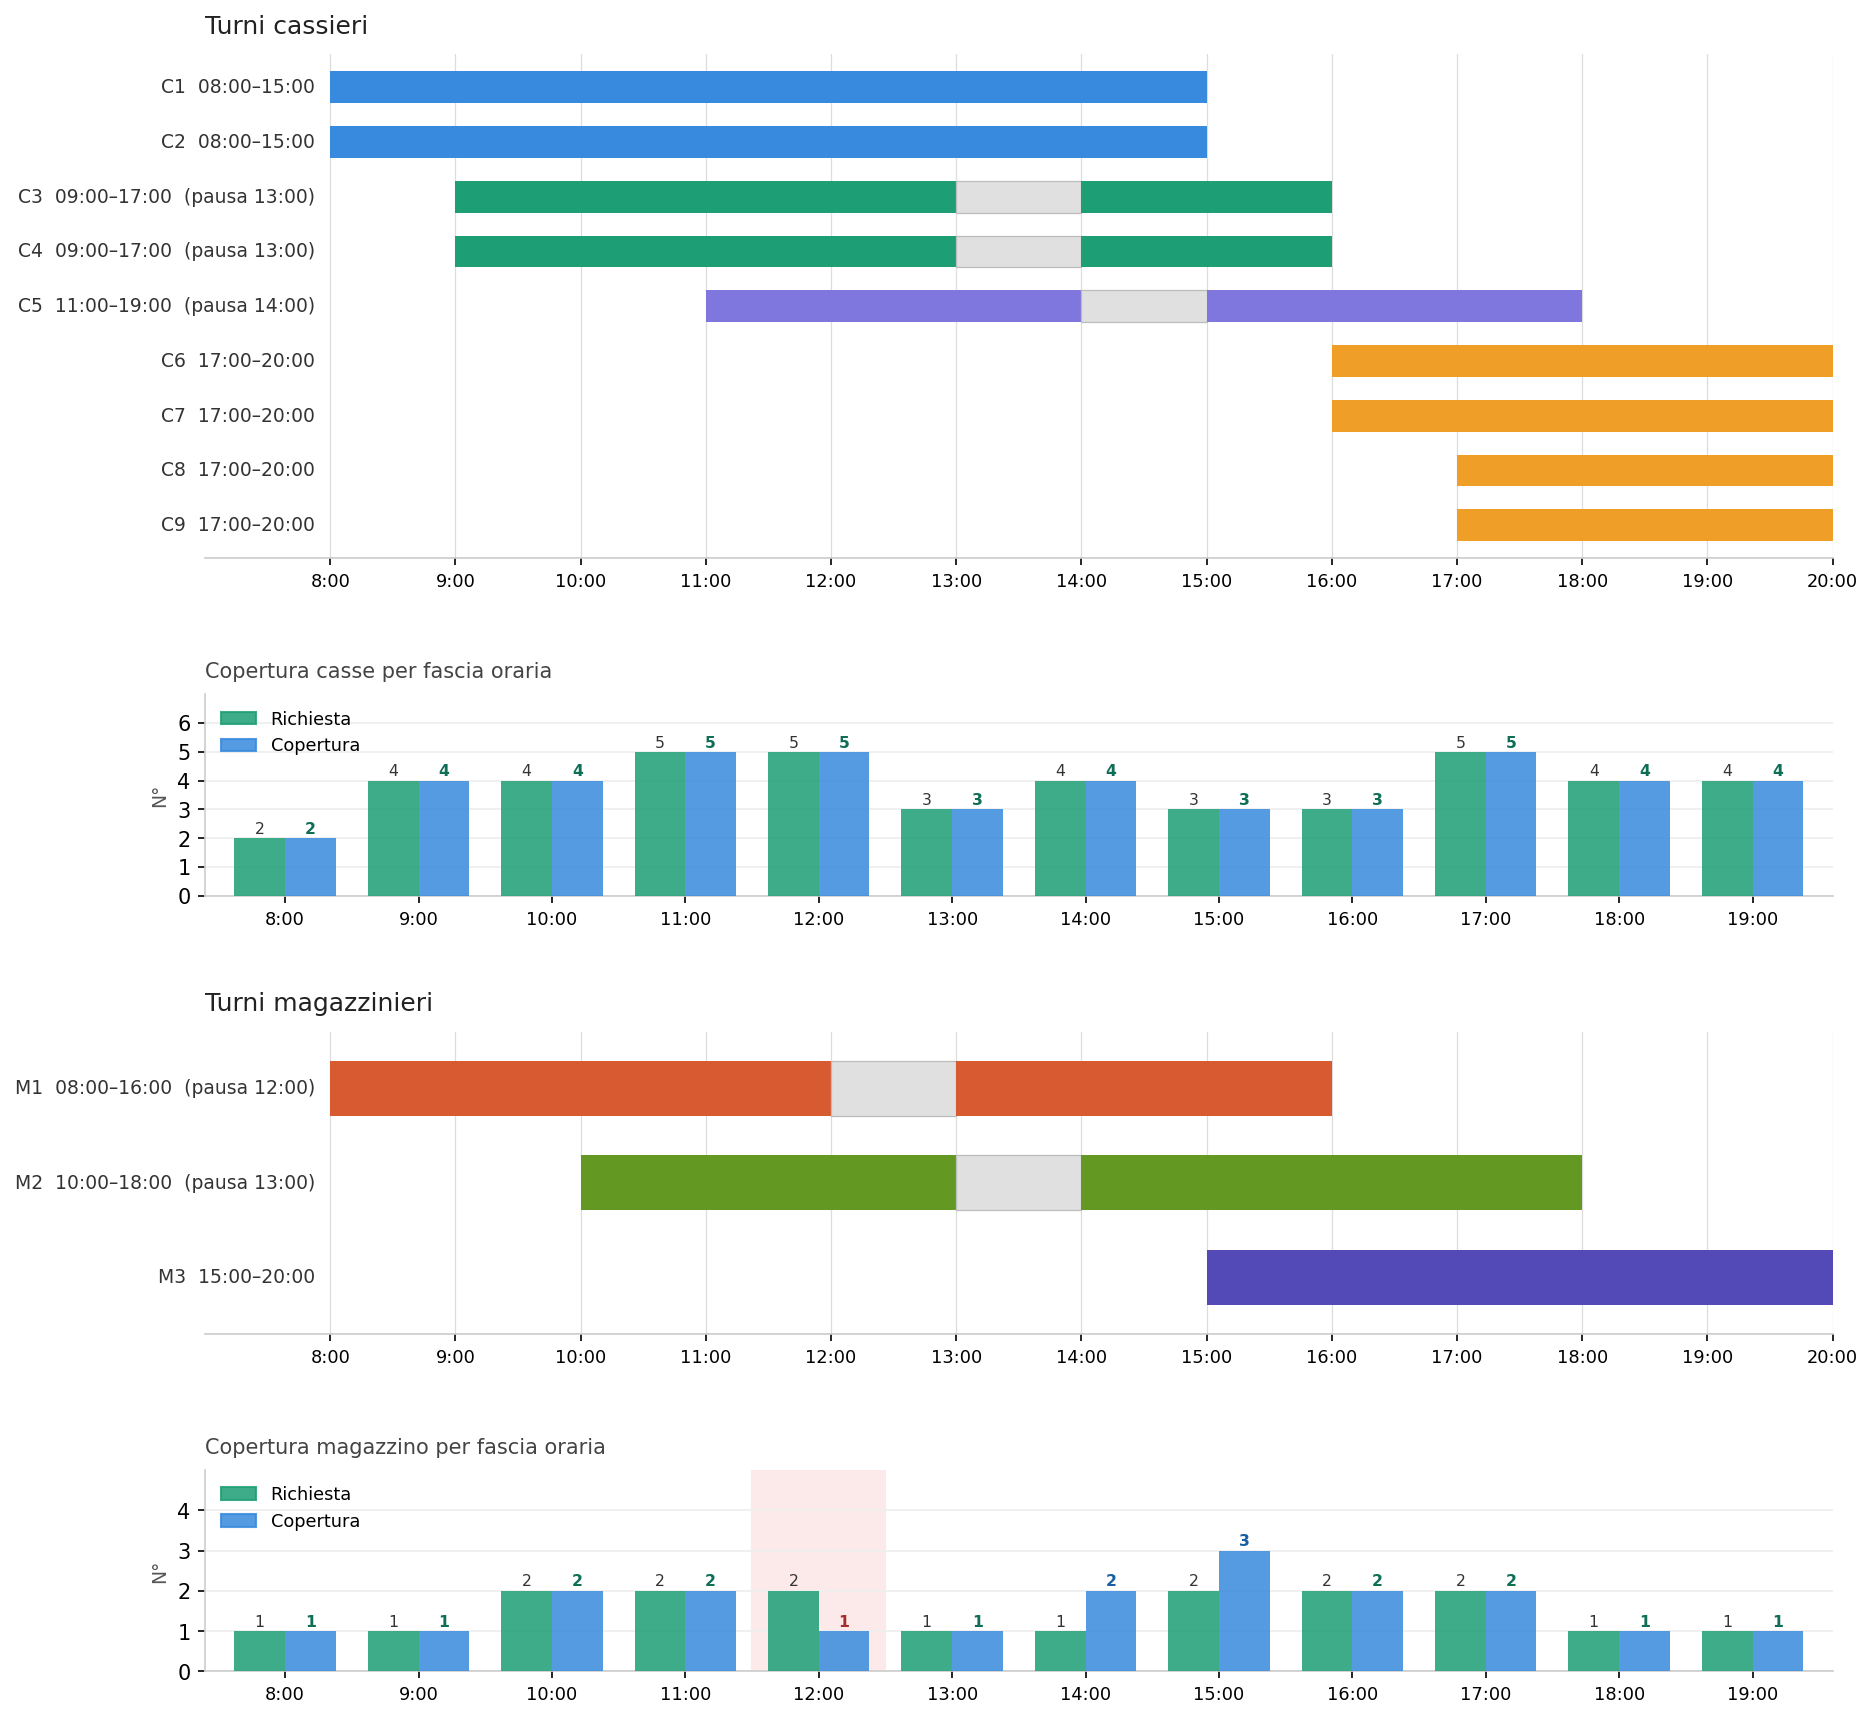

Source code (Python):
"""
turni_cassieri.py
Costruisce e grafica la TURNAZIONE REALISTICA dei dipendenti a partire dallo
staffing ottimo per fascia prodotto da ConfigurationSearch (attivita' 05,
stats/05_infinito_configsearch/dat/best_staffing.tsv), confrontata con il
profilo di arrivo lambda(t) del sistema.

Lo staffing ottimo per fascia NON e' direttamente una turnazione: una sequenza
tipo (2,1) -> (5,2) -> (2,1) implicherebbe dipendenti che lavorano una sola ora.
Qui viene "smussato" in turni verosimili con queste regole:
  1. decomposizione LIFO del profilo in turni CONTIGUI (chi apre per coprire un
     picco chiude alla fine del picco -> i turni corti restano corti, i turni
     di base restano lunghi);
  2. durata MINIMA del turno (default 3h): i turni-spike vengono ESTESI verso
     le ore adiacenti a domanda piu' alta (sovra-copertura, mai sotto);
  3. durata MASSIMA del turno (default 8h): i turni piu' lunghi vengono spezzati
     in due persone (es. 8-16 e 16-20);
  4. la copertura risultante e' SEMPRE >= dello staffing ottimo per ogni fascia;
     il costo extra della sovra-copertura ("costo del realismo") e' stampato.

I turni generati vengono anche scritti in turni_generati_search.dat (stesso
formato META del vecchio file scritto a mano) cosi' si possono ritoccare a mano
e rigraficare con --dat.

Output di default: turni_da_configsearch.png (nome NUOVO: i vecchi
turni_cassieri.png / turni_cassieri_lambda.png restano per confronto).

Uso:
    python turni_cassieri.py                                  # genera dalla search 05
    python turni_cassieri.py --staffing path/best_staffing.tsv
    python turni_cassieri.py --min-shift 3 --max-shift 8
    python turni_cassieri.py --dat "turni_cassieri(2).dat"    # modalita' legacy: piano a mano
    python turni_cassieri.py --show
"""

import os, argparse
import matplotlib.pyplot as plt
import matplotlib.patches as mpatches
import numpy as np

HERE = os.path.dirname(os.path.abspath(__file__))

# ── PROFILO DI ARRIVO lambda(t) ───────────────────────────────────────
# = Simulation.arrivalRates (arrivi/s per slot da 30 min, 08:00-20:00, profilo
# RAW con picchi capati a 0.0255 — CLAUDE.md §6/§20.1). Tenere in sync col Java.
LAMBDA_SLOTS = [
    0.007050, 0.008615, 0.015500, 0.018335, 0.019800, 0.016200,
    0.022200, 0.025500, 0.024935, 0.020400, 0.012900, 0.015765,
    0.016135, 0.013200, 0.012000, 0.014665, 0.017700, 0.021635,
    0.024000, 0.025500, 0.025500, 0.024900, 0.025500, 0.020000,
]
LAMBDA_CLH = [r * 3600.0 for r in LAMBDA_SLOTS]   # clienti/h per slot da 30'

DEFAULT_STAFFING_TSV = os.path.join(
    HERE, "stats", "05_infinito_configsearch", "dat", "best_staffing.tsv")

COST_CASSA_H, COST_MAG_H = 26.0, 18.0   # €/h (CLAUDE.md §8)

# colore del turno in base all'ora d'inizio (stessa palette del piano a mano)
def shift_color(start):
    if start <= 8:   return "#378ADD"   # apertura
    if start <= 10:  return "#1D9E75"   # mattina
    if start <= 13:  return "#7F77DD"   # pranzo/spike
    if start <= 15:  return "#639922"   # pomeriggio
    return "#EF9F27"                     # sera


# ══════════════════ COSTRUZIONE TURNI DALLO STAFFING OTTIMO ══════════════════

def load_best_staffing(path, hours):
    """best_staffing.tsv (search 05) → richiesta per ora: (casse, magazzinieri)."""
    by_hour = {}
    with open(path, encoding="utf-8", errors="ignore") as f:
        for line in f:
            line = line.strip()
            if not line or line.startswith("#"):
                continue
            p = line.split("\t")
            if len(p) >= 3:
                by_hour[int(p[0].split("-")[0])] = (int(p[1]), int(p[2]))
    casse = [by_hour[h][0] for h in hours]
    magaz = [by_hour[h][1] for h in hours]
    return casse, magaz


def decompose_lifo(demand, hours):
    """Decomposizione LIFO del profilo in turni contigui [start, end).
    Quando la domanda cala chiude l'ULTIMO turno aperto (chi entra per il picco
    esce a fine picco): i turni di base restano lunghi, gli spike corti."""
    day_end = hours[-1] + 1
    active, shifts = [], []
    for hi, h in enumerate(hours):
        d = demand[hi]
        while len(active) > d:
            s = active.pop()
            s["end"] = h
            shifts.append(s)
        while len(active) < d:
            active.append({"start": h})
    for s in active:
        s["end"] = day_end
        shifts.append(s)
    return shifts


def enforce_min_max(shifts, demand, hours, min_len, max_len):
    """Realismo: turni < min_len estesi (verso l'ora adiacente a domanda piu' alta,
    solo sovra-copertura); turni > max_len spezzati in due persone."""
    day_start, day_end = hours[0], hours[-1] + 1
    dem = {h: d for h, d in zip(hours, demand)}

    # 1) split dei turni troppo lunghi
    out = []
    for s in shifts:
        seg = dict(s)
        while seg["end"] - seg["start"] > max_len:
            out.append({"start": seg["start"], "end": seg["start"] + max_len})
            seg = {"start": seg["start"] + max_len, "end": seg["end"]}
        out.append(seg)

    # 2) estensione dei turni troppo corti
    for s in out:
        while s["end"] - s["start"] < min_len:
            can_left  = s["start"] > day_start
            can_right = s["end"] < day_end
            if not can_left and not can_right:
                break
            dl = dem.get(s["start"] - 1, -1) if can_left else -1
            dr = dem.get(s["end"], -1) if can_right else -1
            if dr >= dl:            # estendi dove la domanda e' piu' alta
                s["end"] += 1
            else:
                s["start"] -= 1
    return out


def merge_chains(shifts, max_len):
    """Accorpa turni consecutivi (end == start) nella stessa persona se la durata
    totale resta <= max_len: meno dipendenti a parita' di copertura."""
    pool = sorted(shifts, key=lambda s: (s["start"], s["end"]))
    merged = []
    while pool:
        cur = pool.pop(0)
        again = True
        while again:
            again = False
            for i, nxt in enumerate(pool):
                if nxt["start"] == cur["end"] and (nxt["end"] - cur["start"]) <= max_len:
                    cur = {"start": cur["start"], "end": nxt["end"]}
                    pool.pop(i)
                    again = True
                    break
        merged.append(cur)
    return merged


def build_workers(demand, hours, prefix, min_len, max_len):
    """Dallo staffing per fascia ai lavoratori con turno contiguo realistico."""
    shifts = decompose_lifo(demand, hours)
    shifts = enforce_min_max(shifts, demand, hours, min_len, max_len)
    shifts = merge_chains(shifts, max_len)
    shifts.sort(key=lambda s: (s["start"], -(s["end"] - s["start"])))
    workers = []
    for i, s in enumerate(shifts, start=1):
        workers.append({"name": f"{prefix}{i}", "start": s["start"], "end": s["end"],
                        "color": shift_color(s["start"]),
                        "ruolo": "cassiere" if prefix == "C" else "magazziniere"})
    return workers


def coverage_of(workers, hours):
    return [sum(1 for w in workers if w["start"] <= h < w["end"]) for h in hours]


def write_generated_dat(path, workers_c, workers_m, hours, dem_c, dem_m):
    """Scrive i turni generati nello stesso formato META del piano a mano
    (ritoccabili a mano e rigraficabili con --dat)."""
    allw = workers_c + workers_m
    with open(path, "w", encoding="utf-8") as f:
        f.write("# Turni GENERATI dallo staffing ottimo di ConfigurationSearch (attivita' 05)\n")
        f.write("# smussati per realismo (min/max durata turno). Ritoccabili a mano.\n#\n")
        f.write("# META nome  inizio  fine  colore   ruolo\n")
        for w in allw:
            f.write(f"META {w['name']:<5} {w['start']:<7} {w['end']:<5} {w['color']}  {w['ruolo']}\n")
        f.write("#\n# ora  casse_richieste  magaz_richiesti  " +
                "  ".join(w["name"] for w in allw) + "\n")
        for hi, h in enumerate(hours):
            stati = ["1" if w["start"] <= h < w["end"] else "0" for w in allw]
            f.write(f"{h:<6} {dem_c[hi]:<16} {dem_m[hi]:<16} " + "   ".join(stati) + "\n")


# ══════════════════ LETTURA .dat A MANO (modalita' legacy) ══════════════════

def load_dat(path):
    meta, hours, demand_casse, demand_magaz, grid = [], [], [], [], []
    with open(path) as f:
        for raw in f:
            line = raw.strip()
            if line.startswith("META"):
                parts = line.split()
                meta.append({"name": parts[1], "start": int(parts[2]),
                             "end": int(parts[3]), "color": parts[4],
                             "ruolo": parts[5]})
                continue
            if line.startswith("#") or not line:
                continue
            parts = list(map(int, line.split()))
            hours.append(parts[0])
            demand_casse.append(parts[1])
            demand_magaz.append(parts[2])
            grid.append(parts[3:])
    return meta, hours, demand_casse, demand_magaz, grid


# ══════════════════ DISEGNO ══════════════════

def draw_gantt(ax, workers, status, hours, title, x_min, x_max):
    n = len(workers)
    n_hours = len(hours)
    bar_h = 0.58
    ax.set_facecolor("white")

    for wi, w in enumerate(workers):
        y = n - 1 - wi
        row = status[wi]
        for hi, h in enumerate(hours):
            s = row[hi]
            if s == 1:
                ax.barh(y, 1, left=h, height=bar_h, color=w["color"], zorder=3)
            elif s == -1:
                ax.barh(y, 1, left=h, height=bar_h, color="#E0E0E0",
                        zorder=3, edgecolor="#BBBBBB", linewidth=0.6)
        pause_h = [hours[hi] for hi in range(n_hours) if row[hi] == -1]
        label = f"{w['name']}  {w['start']:02d}:00–{w['end']:02d}:00"
        if pause_h:
            label += f"  (pausa {pause_h[0]}:00)"
        ax.text(x_min - 0.12, y, label, ha="right", va="center",
                fontsize=9, color="#333333")

    for h in range(x_min, x_max + 1):
        ax.axvline(h, color="#DDDDDD", linewidth=0.6, zorder=1)

    ax.set_xlim(x_min - 1, x_max)
    ax.set_ylim(-0.6, n - 0.4)
    ax.set_xticks(range(x_min, x_max + 1))
    ax.set_xticklabels([f"{h}:00" for h in range(x_min, x_max + 1)], fontsize=8.5)
    ax.set_yticks([])
    ax.spines[["top", "right", "left"]].set_visible(False)
    ax.spines["bottom"].set_color("#CCCCCC")
    ax.set_title(title, fontsize=12, fontweight="normal",
                 pad=10, loc="left", color="#222222")


def draw_bar(ax, hours, demand, supply, title, lam=None,
             demand_label="Staffing ottimo (search 05)",
             supply_label="Copertura (turni realistici)"):
    n_hours = len(hours)
    x = np.arange(n_hours)
    w_b = 0.38
    bars_d = ax.bar(x - w_b/2, demand, width=w_b, color="#1D9E75",
                    alpha=0.85, label=demand_label, zorder=3)
    bars_s = ax.bar(x + w_b/2, supply, width=w_b, color="#378ADD",
                    alpha=0.85, label=supply_label, zorder=3)

    for bar in bars_d:
        ax.text(bar.get_x() + bar.get_width()/2, bar.get_height() + 0.05,
                str(int(bar.get_height())), ha="center", va="bottom",
                fontsize=7.5, color="#333")
    for i, bar in enumerate(bars_s):
        v, d = int(bar.get_height()), demand[i]
        col = "#A32D2D" if v < d else ("#185FA5" if v > d else "#0F6E56")
        ax.text(bar.get_x() + bar.get_width()/2, bar.get_height() + 0.05,
                str(v), ha="center", va="bottom",
                fontsize=7.5, color=col, fontweight="bold")

    for i in range(n_hours):
        if supply[i] < demand[i]:               # sotto-copertura: MAI atteso
            ax.axvspan(i - 0.5, i + 0.5, color="#FCEAEA", zorder=0)

    handles = [
        mpatches.Patch(color="#1D9E75", alpha=0.85, label=demand_label),
        mpatches.Patch(color="#378ADD", alpha=0.85, label=supply_label),
    ]

    y_top = max(max(demand), max(supply))
    y_max = y_top + 2
    ax.set_facecolor("white")
    ax.set_xticks(x)
    ax.set_xticklabels([f"{h}:00" for h in hours], fontsize=8.5)
    ax.set_xlim(-0.6, n_hours - 0.4)
    ax.set_ylim(0, y_max)
    ax.set_yticks(range(0, y_max))
    ax.yaxis.grid(True, color="#EEEEEE", zorder=0)
    ax.spines[["top", "right"]].set_visible(False)
    ax.spines[["left", "bottom"]].set_color("#CCCCCC")
    ax.set_ylabel("N°", fontsize=9, color="#555")

    # λ(t) su asse secondario: step per slot da 30' (il "perché" del profilo)
    if lam is not None:
        ax2 = ax.twinx()
        xs = np.repeat([j * 0.5 - 0.5 for j in range(len(lam) + 1)], 2)[1:-1]
        ys = np.repeat(lam, 2)
        ln_lam, = ax2.plot(xs, ys, color="#555555", lw=1.6, alpha=0.9, zorder=4,
                           label="λ arrivi (clienti/h)")
        ax2.fill_between(xs, ys, color="#555555", alpha=0.07, zorder=1)
        ax2.set_ylim(0, max(lam) * 1.25)
        ax2.set_ylabel("λ  [clienti/h]", fontsize=9, color="#555")
        ax2.tick_params(labelsize=8, colors="#555")
        ax2.spines[["top"]].set_visible(False)
        handles.append(ln_lam)

    ax.legend(fontsize=8.5, frameon=False, loc="upper left", handles=handles)
    ax.set_title(title, fontsize=10, fontweight="normal",
                 loc="left", color="#444444", pad=8)


def make_figure(workers_c, workers_m, status_c, status_m, hours,
                dem_c, dem_m, sup_c, sup_m, out, show):
    x_min, x_max = min(hours), max(hours) + 1
    fig, axes = plt.subplots(
        4, 1, figsize=(14, 14),
        gridspec_kw={"height_ratios": [3, 1.5, 1.8, 1.5]},
        facecolor="white")
    fig.subplots_adjust(hspace=0.45)

    draw_gantt(axes[0], workers_c, status_c, hours, "Turni cassieri", x_min, x_max)
    draw_bar(axes[1], hours, dem_c, sup_c,
             "Copertura casse  vs  staffing ottimo (search 05)  vs  profilo di arrivo λ(t)",
             lam=LAMBDA_CLH)
    draw_gantt(axes[2], workers_m, status_m, hours, "Turni magazzinieri", x_min, x_max)
    draw_bar(axes[3], hours, dem_m, sup_m,
             "Copertura magazzino  vs  staffing ottimo (search 05)",
             lam=None)

    plt.savefig(out, dpi=150, bbox_inches="tight", facecolor="white")
    print(f"Scritto: {out}")
    if show:
        plt.show()


def status_matrix(workers, hours):
    return np.array([[1 if w["start"] <= h < w["end"] else 0 for h in hours]
                     for w in workers], dtype=int)


def main():
    ap = argparse.ArgumentParser()
    ap.add_argument("--staffing", default=DEFAULT_STAFFING_TSV,
                    help="best_staffing.tsv della search 05 (fonte dei turni)")
    ap.add_argument("--dat", default=None,
                    help="modalita' LEGACY: leggi un piano a mano in formato META invece di generare")
    ap.add_argument("--min-shift", type=int, default=3, help="durata minima turno in ore (default 3)")
    ap.add_argument("--max-shift", type=int, default=8, help="durata massima turno in ore (default 8)")
    ap.add_argument("--gen-dat", default=os.path.join(HERE, "turni_generati_search.dat"),
                    help="dove scrivere i turni generati in formato META (ritoccabili)")
    ap.add_argument("--out", default=None,
                    help="PNG di output (default: turni_da_configsearch.png; legacy: turni_cassieri_lambda.png)")
    ap.add_argument("--show", action="store_true", help="apri anche la finestra interattiva")
    args = ap.parse_args()

    if args.dat:
        # ── modalita' LEGACY: piano scritto a mano ────────────────────────────
        out = args.out or os.path.join(HERE, "turni_cassieri_lambda.png")
        meta, hours, dem_c, dem_m, grid = load_dat(args.dat)
        status = np.array(grid, dtype=int).T
        idx_c = [i for i, w in enumerate(meta) if w["ruolo"] == "cassiere"]
        idx_m = [i for i, w in enumerate(meta) if w["ruolo"] == "magazziniere"]
        sup_c = [(status[idx_c, hi] == 1).sum() for hi in range(len(hours))]
        sup_m = [(status[idx_m, hi] == 1).sum() for hi in range(len(hours))]
        make_figure([meta[i] for i in idx_c], [meta[i] for i in idx_m],
                    status[idx_c], status[idx_m], hours,
                    dem_c, dem_m, sup_c, sup_m, out, args.show)
        return

    # ── modalita' STANDARD: genera i turni dallo staffing ottimo della search ──
    out = args.out or os.path.join(HERE, "turni_da_configsearch.png")
    if not os.path.isfile(args.staffing):
        raise SystemExit(f"best_staffing.tsv non trovato: {args.staffing}\n"
                         f"→ esegui prima ConfigurationSearch (attivita' 05) o usa --dat per un piano a mano.")
    hours = list(range(8, 20))
    dem_c, dem_m = load_best_staffing(args.staffing, hours)
    print(f"Staffing ottimo (search 05) da: {args.staffing}")
    print(f"  casse : {dem_c}\n  magaz : {dem_m}")

    workers_c = build_workers(dem_c, hours, "C", args.min_shift, args.max_shift)
    workers_m = build_workers(dem_m, hours, "M", args.min_shift, args.max_shift)
    sup_c = coverage_of(workers_c, hours)
    sup_m = coverage_of(workers_m, hours)

    # sanity: la copertura non deve MAI stare sotto lo staffing ottimo
    assert all(s >= d for s, d in zip(sup_c, dem_c)), "sotto-copertura casse!"
    assert all(s >= d for s, d in zip(sup_m, dem_m)), "sotto-copertura magazzino!"

    print(f"\nTurni generati (min {args.min_shift}h, max {args.max_shift}h):")
    for w in workers_c + workers_m:
        print(f"  {w['name']:<4} {w['start']:02d}:00–{w['end']:02d}:00  ({w['end']-w['start']}h, {w['ruolo']})")

    # costo del realismo = ore di sovra-copertura x tariffa (CLAUDE.md §8)
    extra_c = sum(sup_c) - sum(dem_c)
    extra_m = sum(sup_m) - sum(dem_m)
    print(f"\nOre-cassiere:      ottimo={sum(dem_c)}  turni={sum(sup_c)}  (+{extra_c}h = +{extra_c*COST_CASSA_H:.0f} €/gg)")
    print(f"Ore-magazziniere:  ottimo={sum(dem_m)}  turni={sup_m and sum(sup_m)}  (+{extra_m}h = +{extra_m*COST_MAG_H:.0f} €/gg)")
    print(f"Costo del realismo totale: +{extra_c*COST_CASSA_H + extra_m*COST_MAG_H:.0f} €/gg "
          f"(sovra-copertura necessaria per turni contigui >= {args.min_shift}h)")

    write_generated_dat(args.gen_dat, workers_c, workers_m, hours, dem_c, dem_m)
    print(f"Turni scritti in: {args.gen_dat}  (ritoccabili a mano, poi --dat per rigraficare)")

    make_figure(workers_c, workers_m,
                status_matrix(workers_c, hours), status_matrix(workers_m, hours),
                hours, dem_c, dem_m, sup_c, sup_m, out, args.show)


if __name__ == "__main__":
    main()
